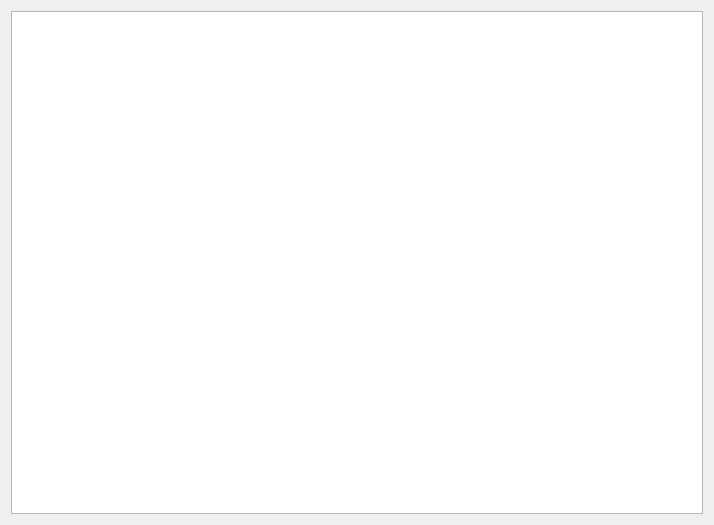
<?xml version="1.0" encoding="UTF-8"?>
<ui version="4.0">
 <class>ProjectHierarchyWindow</class>
 <widget class="QWidget" name="ProjectHierarchyWindow">
  <property name="geometry">
   <rect>
    <x>0</x>
    <y>0</y>
    <width>714</width>
    <height>525</height>
   </rect>
  </property>
  <property name="windowTitle">
   <string>ProjectHierarchyWindow</string>
  </property>
  <property name="styleSheet">
   <string notr="true">font: 11pt &quot;Work Sans&quot;;</string>
  </property>
  <layout class="QGridLayout" name="gridLayout">
   <item row="0" column="0">
    <widget class="QTreeView" name="treeView"/>
   </item>
  </layout>
 </widget>
 <layoutdefault spacing="6" margin="11"/>
 <resources/>
 <connections/>
</ui>
